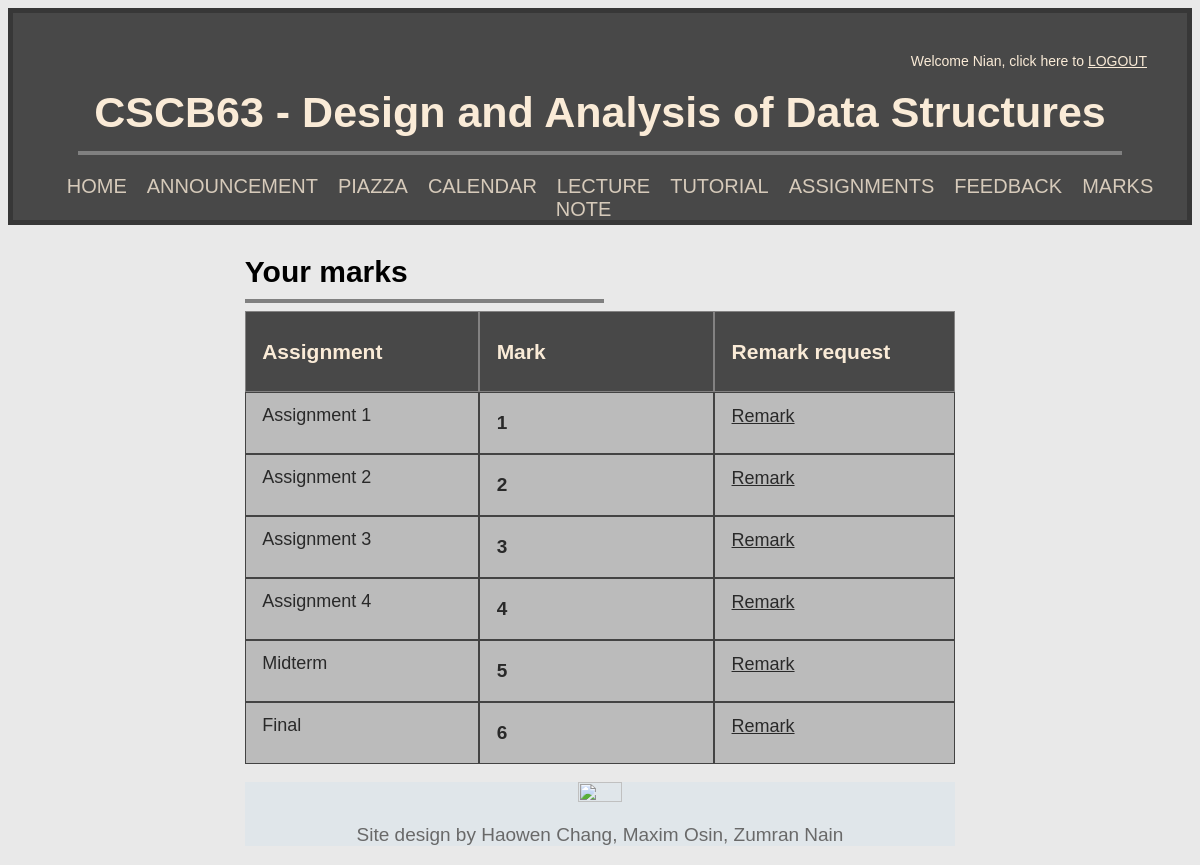
The app's page /studentmark (signed in) with its own data.
### tables this page shows
CREATE TABLE "StudentMark" (
	"username"	TEXT NOT NULL,
	"Assignment1"	INTEGER,
	"Assignment2"	INTEGER,
	"Assignment3"	INTEGER,
	"Assignment4"	INTEGER,
	"Midterm"	INTEGER,
	"FinalTest"	INTEGER,
	PRIMARY KEY("username")
);

### app.py (the view)
@app.route('/studentmark')
def studentmark():
    if 'username' in session:
        if isInstructor(session['username']):
            return redirect(url_for('notStudent'))
        return render_template('studentmark.html', Ins=isInstructor(session['username']), marks=get_student_marks(session['username']), username=session['username'])
    return redirect(url_for('login'))

### app.py (called while the page is built)
def get_db():
    db = getattr(g, '_database', None)
    if(db is None):
        db = g._database = sqlite3.connect(DATABASE)
    return db

def query_db(query: str, args=(), one=None):
    if one is None:
        one = True
    else:
        one = False
    cursor = get_db().execute(query, args)
    result = cursor.fetchall()
    cursor.close()
    return (result[0] if result else None) if one else result

def get_student_marks(username: str):
    return query_db("""SELECT * FROM StudentMark
                    WHERE StudentMark.username == ?;""",
                    (username,), one=True)

def isInstructor(username: str):
    result = query_db("""SELECT username FROM User WHERE User.username == ?
                    AND User.isInstructor == 1;""",
                      args=(username,))
    if result is None:
        return False
    return True

@app.teardown_appcontext
def close_connection(exception):
    db = getattr(g, '_database', None)
    if db is not None:
        db.close()

### templates/studentmark.html (shortened to what this page needs)
<!DOCTYPE html>
<html>
<head>
    <link rel="stylesheet" href="../static/assignment.css">
</head>
<body>
    {% extends "index.html" %}
    {% block content %}
    <div class="content">
        <h3>Your marks</h3>
        <hr class="description">
        <div class="grid-container">
            <div id="grid-item1">
                <h4>Assignment</h4>
            </div>
            <div id="grid-item2">
                <h4>Mark</h4>
            </div>
            <div id="grid-item3">
                <h4>Remark request</h4>
            </div>
            <div class="col1">
                <a class="link" >Assignment
                    1</a>
            </div>
            <div class="col2">
                <p>{{marks[0][1]}}</p>
            </div>
            <div class="col3">
                <a style="display: inline;" class="link" href="{{ url_for('remarkrequest') }}">Remark</a>
            </div>
            <div class="col1">
                <a class="link" >Assignment
                    2</a>
            </div>
            <div class="col2">
                <p>{{marks[0][2]}}</p>
            </div>
            <div class="col3">
                <a style="display: inline;" class="link" href="{{ url_for('remarkrequesta2') }}">Remark</a>
            </div>
            <div class="col1">
                <a class="link">Assignment
                    3</a>
            </div>
            <div class="col2">
                <p>{{marks[0][3]}}</p>
            </div>
            <div class="col3">
                <a style="display: inline;" class="link" href="{{ url_for('remarkrequesta3') }}">Remark</a>
            </div>
            <div class="col1">
                <a class="link" >Assignment
                    4</a>
            </div>
            <div class="col2">
                <p>{{marks[0][4]}}</p>
            </div>
            <div class="col3">
                <a style="display: inline;" class="link" href="{{ url_for('remarkrequesta4') }}">Remark</a>
            </div>
            <div class="col1">
                <a class="link" >Midterm</a>
            </div>
            <div class="col2">
                <p>{{marks[0][5]}}</p>
            </div>
            <div class="col3">
                <a style="display: inline;" class="link" href="{{ url_for('remarkrequestmidterm') }}">Remark</a>
            </div>
            <div class="col1">
                <a class="link" >Final </a>
            </div>
            <div class="col2">
                <p>{{marks[0][6]}}</p>
            </div>
            <div class="col3">
                <a style="display: inline;" class="link" href="{{ url_for('remarkrequestfinal') }}">Remark</a>
        </div>
    </div>
    </div>
    {% endblock %}

### templates/index.html (shortened to what this page needs)
<!DOCTYPE html>
<html>
    <head>
        <link rel="stylesheet" href="../static/index.css">
    </head>
    <body>
        <div class="header-content">
            <div class="welcome">
                <p style="display: inline;">Welcome {{username}}, click here to </p>
                <a style="display: inline;" class="logout" href="http://localhost:5000/logout">LOGOUT</a>
            </div>
            <h1>CSCB63 - Design and Analysis of Data Structures</h1>
            <hr id="Header-line">
            <div class="menu-container">
                <ul>
                    {% if Ins == False %}
                    <li><a href="{{ url_for('index') }}">HOME</a></li>
                    <li><a href="{{ url_for('announcement') }}">ANNOUNCEMENT</a></li>
                    <li><a href="{{ url_for('piazza') }}">PIAZZA</a></li>
                    <li><a href="{{ url_for('calendar') }}">CALENDAR</a></li>
                    <li><a href="{{ url_for('lecture') }}">LECTURE NOTE</a></li>
                    <li><a href="{{ url_for('tutorial') }}">TUTORIAL</a></li>
                    <li><a href="{{ url_for('assignment') }}">ASSIGNMENTS</a></li>
                    <li><a href="{{ url_for('feedback') }}">FEEDBACK</a></li>
                    <li><a href="{{ url_for('studentmark') }}">MARKS</a></li>
                    {% endif %}
                </ul>
            </div>
        </div>
    {% block content %}{% endblock %}
        <br>
        <div class="footer">
            <a id="UofTlink" href="https://www.utsc.utoronto.ca/cms/faculty-of-computer-science">
                <img src="https://images.squarespace-cdn.com/content/v1/5c8e9a223560c34f9070706f/1584117182341-P48MTCA7MDXB57QM6QL1/ke17ZwdGBToddI8pDm48kJ76nH85aza3J1kOSUxUUQsUqsxRUqqbr1mOJYKfIPR7LoDQ9mXPOjoJoqy81S2I8N_N4V1vUb5AoIIIbLZhVYwL8IeDg6_3B-BRuF4nNrNcQkVuAT7tdErd0wQFEGFSnHyTjHFnbVqz2a3skCZF3VMl39tOtb9mNFVdjjN0V38UY8HhU9A19BklyivaDE3oZA/Computer+Science+%28Blue%29-01.png?format=500w" width="25%" height="25%">
            </a>
            <p>Site design by Haowen Chang, Maxim Osin, Zumran Nain</p>
        </div>
    </body>
</html>

### static/assignment.css (style rules this page uses)
.header-content { text-align: center; border-color: transparent; background-color: rgba(54, 54, 54, 0.897); border: 5px solid rgba(54, 54, 54, 0.897); padding: 40px; max-width: 100%; text-align: center; }
.content { max-width: 60%; text-align: left; margin: auto; }
h1 { text-align: center; font-size: 43px; color: antiquewhite; }
#Header-line { margin-top: -15px; width: 95%; border: 2px solid; color: grey; }
.menu-container { margin-top: 10px; border-color: transparent; height: 15px; }
.menu-container ul { list-style: none; margin: 0; display: flex; justify-content: center; align-items: center; padding: 10px 0; }
.menu-container a { font-size: 20px; padding: 0 20px; color: rgba(250, 235, 215, 0.801); position: relative; text-decoration: none; }
.menu-container a::after { content: ""; display: block; position: absolute; transition: all ease-out 300ms; height: 3px; width: 0%; bottom: -3px; background-color: antiquewhite; }
.description { margin-top: -20px; margin-left: 0; width: 50%; border: 2px solid; color: grey; }
.grid-container { display: grid; background-color: rgba(54, 54, 54, 0.897); grid-template-columns: 33% 33% 34%; justify-content:left; align-items: stretch; }
#grid-item1 { color: antiquewhite; padding-left: 7%; border: 1px solid rgba(146, 145, 145, 0.795); font-size: 19px; }
.col1 { border: 1px solid rgba(54, 54, 54, 0.897); padding-left: 7%; padding-top: 5%; background-color: rgb(187, 187, 187); text-align: left; color: rgb(41, 41, 41); font-size: 18px; }
#grid-item2 { color: antiquewhite; padding-left: 7%; border: 1px solid rgba(146, 145, 145, 0.795); font-size: 19px; }
.col2 { border: 1px solid rgba(54, 54, 54, 0.897); padding-left: 7%; background-color: rgb(187, 187, 187); text-align: left; color: rgb(41, 41, 41); font-size: 18px; font-weight: 600; }
.link { color: rgb(41, 41, 41); }
#grid-item3 { color: antiquewhite; padding-left: 7%; border: 1px solid rgba(146, 145, 145, 0.795); font-size: 19px; }
.col3 { border: 1px solid rgba(54, 54, 54, 0.897); padding-left: 7%; padding-top: 5%; background-color: rgb(187, 187, 187); text-align: left; color: rgb(41, 41, 41); font-size: 18px; }
.footer { background-color: rgba(160, 209, 238, 0.13); width: 60%; font-size: 13px; color: dimgray; text-align: center; margin: auto; }
h3 { font-size: 30px; }
h4 { font-size: 23px; }
body { background-color: rgba(146, 145, 145, 0.199); font-family: 'Gill Sans', 'Gill Sans MT', Calibri, 'Trebuchet MS', sans-serif; color: black; }

### static/index.css (style rules this page uses)
.header-content { text-align: center; border-color: transparent; background-color: rgba(54, 54, 54, 0.897); border: 5px solid rgba(54, 54, 54, 0.897); padding: 40px; max-width: 100%; text-align: center; }
.content { max-width: 60%; text-align: left; margin: auto; }
h1 { text-align: center; font-size: 43px; color: antiquewhite; }
#Header-line { margin-top: -15px; width: 95%; border: 2px solid; color: grey; }
.menu-container { margin-top: 10px; border-color: transparent; height: 15px; }
.menu-container ul { list-style: none; margin: 0; display: flex; justify-content: center; align-items: center; padding: 10px 0; }
.menu-container a { font-size: 20px; padding: 0 20px; color: rgba(250, 235, 215, 0.801); position: relative; text-decoration: none; }
.menu-container a::after { content: ""; display: block; position: absolute; transition: all ease-out 300ms; height: 3px; width: 0%; bottom: -3px; background-color: antiquewhite; }
.description { margin-top: -20px; margin-left: 0; width: 50%; border: 2px solid; color: grey; }
.footer { background-color: rgba(160, 209, 238, 0.13); width: 60%; font-size: 13px; color: dimgray; text-align: center; margin: auto; }
ul { list-style-type: none; font-size: 19px; }
h3 { font-size: 30px; }
.welcome { text-align: right; color: antiquewhite; margin-bottom: -10px; font-size: 14px; }
.welcome p { font-size: 14px; }
.logout { color: antiquewhite; }
h4 { font-size: 21px; }
p { font-size: 19px; }
body { background-color: rgba(146, 145, 145, 0.199); font-family: 'Gill Sans', 'Gill Sans MT', Calibri, 'Trebuchet MS', sans-serif; color: black; }

### records on screen
StudentMark: username "Nian", Assignment1 "1", Assignment2 "2", Assignment3 "3", Assignment4 "4", Midterm "5", FinalTest "6"
